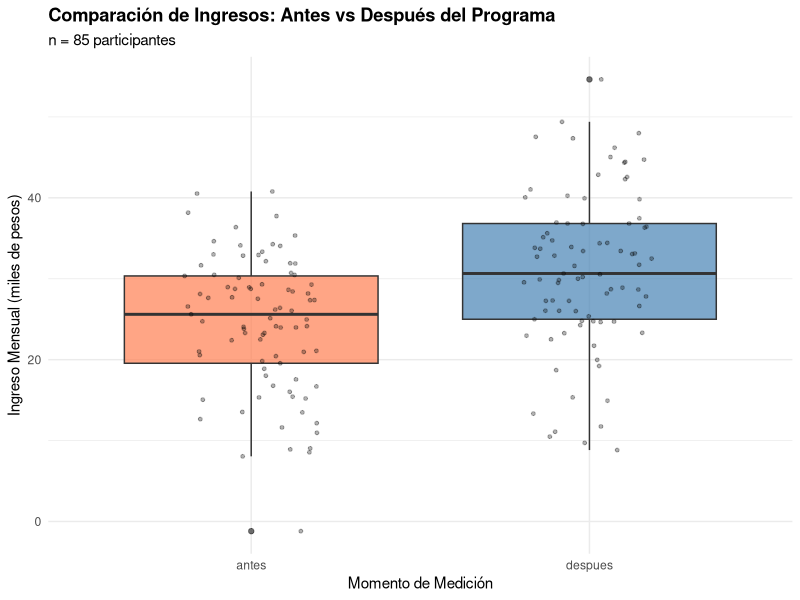
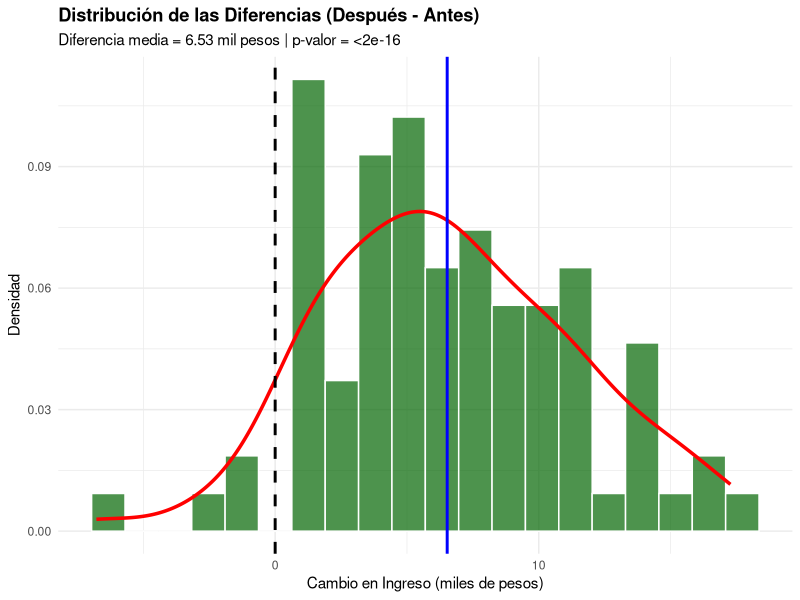
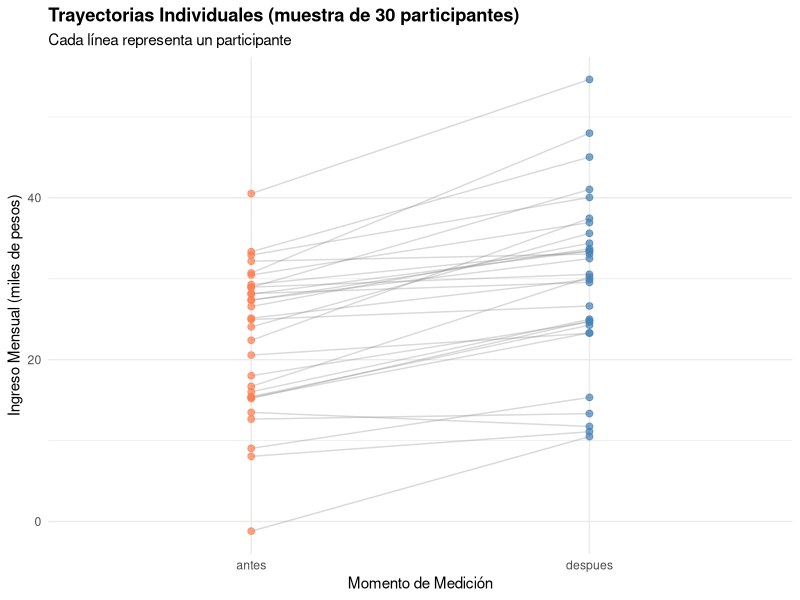
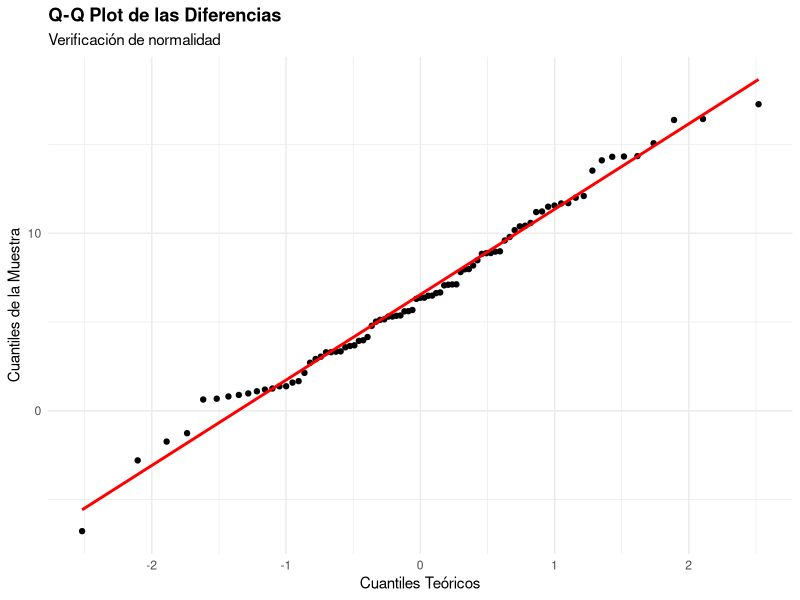

These charts were generated, in order, by the following R code:
# Configuración
set.seed(2024)
library(ggplot2)
library(tidyr)
library(dplyr)

# Generar datos pareados: ingresos antes y después del programa
n <- 85

# Ingresos ANTES del programa (desempleados o subempleados)
ingreso_antes <- rnorm(n, mean = 25, sd = 8)

# Efecto del programa: aumenta ingresos en promedio 6.5 con variabilidad
efecto_individual <- rnorm(n, mean = 6.5, sd = 4.5)

# Ingresos DESPUÉS (antes + efecto individual)
ingreso_despues <- ingreso_antes + efecto_individual

# Crear dataframe
datos <- data.frame(
  participante = 1:n,
  antes = ingreso_antes,
  despues = ingreso_despues,
  diferencia = ingreso_despues - ingreso_antes
)

# ============================================
# ESTADÍSTICAS DESCRIPTIVAS
# ============================================
cat("=== ESTADÍSTICAS DESCRIPTIVAS ===\n\n")

cat("ANTES del programa:\n")
cat("  Media:", round(mean(datos$antes), 2), "mil pesos\n")
cat("  Mediana:", round(median(datos$antes), 2), "mil pesos\n")
cat("  SD:", round(sd(datos$antes), 2), "\n\n")

cat("DESPUÉS del programa:\n")
cat("  Media:", round(mean(datos$despues), 2), "mil pesos\n")
cat("  Mediana:", round(median(datos$despues), 2), "mil pesos\n")
cat("  SD:", round(sd(datos$despues), 2), "\n\n")

cat("DIFERENCIAS (Después - Antes):\n")
cat("  Media:", round(mean(datos$diferencia), 2), "mil pesos\n")
cat("  Mediana:", round(median(datos$diferencia), 2), "mil pesos\n")
cat("  SD:", round(sd(datos$diferencia), 2), "\n")
cat("  Min:", round(min(datos$diferencia), 2), "\n")
cat("  Max:", round(max(datos$diferencia), 2), "\n")

# Proporción con mejora
pct_mejora <- mean(datos$diferencia > 0) * 100
cat("  % con mejora (diferencia > 0):", round(pct_mejora, 1), "%\n\n")

# ============================================
# TEST T PAREADO
# ============================================
cat("=== TEST T PAREADO ===\n\n")

resultado_test <- t.test(datos$despues, datos$antes, paired = TRUE)

cat("H0: La media de las diferencias es 0 (no hay efecto)\n")
cat("H1: La media de las diferencias ≠ 0 (hay efecto)\n\n")

cat("Estadístico t:", round(resultado_test$statistic, 3), "\n")
cat("Grados de libertad:", resultado_test$parameter, "\n")
cat("P-valor:", format.pval(resultado_test$p.value, digits = 4), "\n\n")

cat("Diferencia promedio:", round(resultado_test$estimate, 2), "mil pesos\n")
cat("IC 95%: [", round(resultado_test$conf.int[1], 2), ",", 
    round(resultado_test$conf.int[2], 2), "]\n\n")

# Tamaño del efecto (Cohen's d para muestras pareadas)
cohens_d <- mean(datos$diferencia) / sd(datos$diferencia)
cat("Tamaño del efecto (Cohen's d):", round(cohens_d, 3), "\n")

if(abs(cohens_d) < 0.2) cat("  Interpretación: efecto pequeño\n")
if(abs(cohens_d) >= 0.2 & abs(cohens_d) < 0.5) cat("  Interpretación: efecto pequeño-moderado\n")
if(abs(cohens_d) >= 0.5 & abs(cohens_d) < 0.8) cat("  Interpretación: efecto moderado\n")
if(abs(cohens_d) >= 0.8) cat("  Interpretación: efecto grande\n")

cat("\n")

# ============================================
# VERIFICACIÓN DE SUPUESTOS
# ============================================
cat("=== VERIFICACIÓN DE SUPUESTOS ===\n\n")

# Test de normalidad de las DIFERENCIAS
shapiro_diff <- shapiro.test(datos$diferencia)
cat("Shapiro-Wilk test (normalidad de diferencias):\n")
cat("  W =", round(shapiro_diff$statistic, 4), "\n")
cat("  p-valor =", round(shapiro_diff$p.value, 4), "\n")

if(shapiro_diff$p.value > 0.05) {
  cat("  ✓ No se rechaza normalidad (p > 0.05)\n\n")
} else {
  cat("  ✗ Se rechaza normalidad (p < 0.05)\n")
  cat("  Considerar test de Wilcoxon como alternativa\n\n")
}

# Test de Wilcoxon (no paramétrico) para comparar
wilcox_result <- wilcox.test(datos$despues, datos$antes, paired = TRUE)
cat("Test de Wilcoxon (alternativa no paramétrica):\n")
cat("  V =", wilcox_result$statistic, "\n")
cat("  p-valor =", format.pval(wilcox_result$p.value, digits = 4), "\n\n")

# ============================================
# VISUALIZACIONES
# ============================================

# 1. Boxplot comparativo
datos_long <- datos %>%
  pivot_longer(cols = c(antes, despues), 
               names_to = "momento", 
               values_to = "ingreso")

p1 <- ggplot(datos_long, aes(x = momento, y = ingreso, fill = momento)) +
  geom_boxplot(alpha = 0.7) +
  geom_jitter(width = 0.2, alpha = 0.3, size = 1) +
  scale_fill_manual(values = c("antes" = "coral", "despues" = "steelblue")) +
  labs(title = "Comparación de Ingresos: Antes vs Después del Programa",
       subtitle = paste0("n = ", n, " participantes"),
       x = "Momento de Medición",
       y = "Ingreso Mensual (miles de pesos)") +
  theme_minimal() +
  theme(legend.position = "none",
        plot.title = element_text(face = "bold"))

print(p1)

# 2. Histograma de las diferencias
p2 <- ggplot(datos, aes(x = diferencia)) +
  geom_histogram(aes(y = after_stat(density)), 
                 bins = 20, 
                 fill = "darkgreen", 
                 alpha = 0.7, 
                 color = "white") +
  geom_density(color = "red", size = 1.2) +
  geom_vline(xintercept = 0, linetype = "dashed", color = "black", size = 1) +
  geom_vline(xintercept = mean(datos$diferencia), 
             linetype = "solid", color = "blue", size = 1) +
  labs(title = "Distribución de las Diferencias (Después - Antes)",
       subtitle = paste0("Diferencia media = ", round(mean(datos$diferencia), 2), 
                        " mil pesos | p-valor = ", format.pval(resultado_test$p.value, digits = 3)),
       x = "Cambio en Ingreso (miles de pesos)",
       y = "Densidad") +
  theme_minimal() +
  theme(plot.title = element_text(face = "bold"))

print(p2)

# 3. Gráfico de líneas pareadas (muestra aleatoria de 30 para claridad)
set.seed(123)
muestra_visual <- sample(1:n, min(30, n))
datos_muestra <- datos[muestra_visual, ]
datos_muestra_long <- datos_muestra %>%
  pivot_longer(cols = c(antes, despues), 
               names_to = "momento", 
               values_to = "ingreso") %>%
  mutate(momento = factor(momento, levels = c("antes", "despues")))

p3 <- ggplot(datos_muestra_long, aes(x = momento, y = ingreso, group = participante)) +
  geom_line(alpha = 0.3, color = "gray50") +
  geom_point(aes(color = momento), size = 2, alpha = 0.7) +
  scale_color_manual(values = c("antes" = "coral", "despues" = "steelblue")) +
  labs(title = "Trayectorias Individuales (muestra de 30 participantes)",
       subtitle = "Cada línea representa un participante",
       x = "Momento de Medición",
       y = "Ingreso Mensual (miles de pesos)") +
  theme_minimal() +
  theme(legend.position = "none",
        plot.title = element_text(face = "bold"))

print(p3)

# 4. Q-Q plot de las diferencias
p4 <- ggplot(datos, aes(sample = diferencia)) +
  stat_qq() +
  stat_qq_line(color = "red", size = 1) +
  labs(title = "Q-Q Plot de las Diferencias",
       subtitle = "Verificación de normalidad",
       x = "Cuantiles Teóricos",
       y = "Cuantiles de la Muestra") +
  theme_minimal() +
  theme(plot.title = element_text(face = "bold"))

print(p4)
